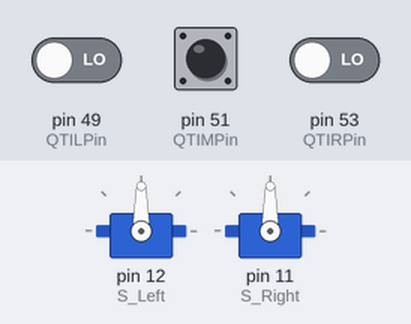
A sketch run on a simulated Arduino Mega 2560, built with avr-gcc and run on an emulated ATmega2560. On the bench: 2 × servo. The inputs (shaded band) are chosen by the test bench; at power-on: pin 51 (QTIMPin) LOW, pin 49 (QTILPin) LOW, pin 53 (QTIRPin) LOW. What the sketch prints to the serial monitor is not drawn.

Above: at 0.1 s.
At 2.2 s:
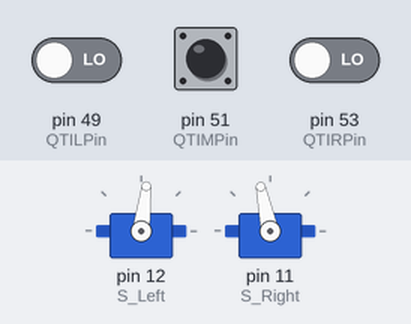
2.3 s: pin 51 (QTIMPin) pulsed HIGH 2 times (0.12 s each, 0.3 s apart)
At 2.47 s:
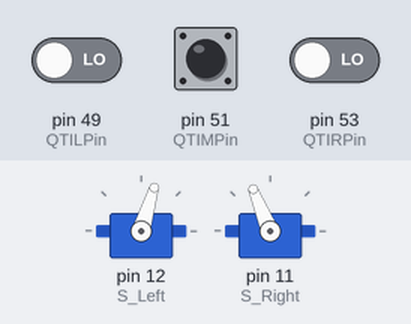
Timing chart, 0 to 5.3 s (numbered marks = the images above; inputs shaded):
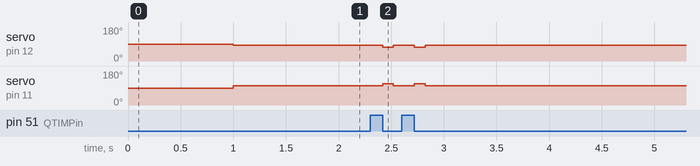

Measured:
- after the input at 2.3 s, servo on pin 12 (S_Left): alternates 83° for 0.20 s and 73° for 0.10 s, 4 changes in all, then stays 83°, starting after 0.12 s; servo on pin 11 (S_Right): alternates 112° for 0.10 s and 102° for 0.20 s, 4 changes in all, then stays 102°, starting after 0.12 s

The sketch:

IDCIntegration.ino
```cpp
#include <Servo.h>
#define BUFSIZE    15  // Size of receive buffer (in bytes) (10-byte unique ID + null character)
#define RFID_START  0x02  // RFID Reader Start and Stop bytes
#define RFID_STOP   0x03


int QTILPin = 49;
int QTIMPin = 51;
int QTIRPin = 53;
int thres = 2000;
int del = 100;
int numOfTags = 0;
int count = 0;

Servo S_Left;
Servo S_Right;


void setup() {

  Serial.begin(9600);
  Serial.flush();   // wait for all bytes to be transmitted to the Serial Monitor
  Serial2.begin(9600);//Initialize the Communication port
  Serial1.begin(9600); // Inintialize the RFID serial port

  while (!Serial);   // wait until ready
  Serial.println("RFID Card Reader");

  S_Left.attach(12);
  S_Right.attach(11);

  delay(1000);
}

void loop() {

  // LINE FOLLOWING CODE
  long QTILValue = rcTime(QTILPin);
  long QTIMValue = rcTime(QTIMPin);
  long QTIRValue = rcTime(QTIRPin);

  S_Right.writeMicroseconds(1300);
  S_Left.writeMicroseconds(1700);

  if (QTILValue > thres && QTIMValue > thres && QTIRValue > thres && count < 5) {
    stopMoving();
    go();
    count += 1;
    Serial.println(count);
    delay(500);
  }
  if (QTILValue > thres && QTIMValue > thres && QTIRValue > thres && count >= 5) {
    stopMoving();
    delay(100000000);
  }
  else if (QTILValue < thres && QTIMValue < thres && QTIRValue > thres) {
    right();
  }
  else if (QTILValue > thres && QTIMValue < thres && QTIRValue < thres) {
    left();
  }
  else if (QTILValue < thres && QTIMValue > thres && QTIRValue < thres) {
    go();
  }
  else if (QTILValue < thres && QTIMValue < thres && QTIRValue < thres) {
    S_Right.writeMicroseconds(1600);
    S_Left.writeMicroseconds(1400);
  }
  else if (QTILValue < thres && QTIMValue > thres && QTIRValue > thres) {
    sright();
  }
  else if (QTILValue > thres && QTIMValue > thres && QTIRValue < thres) {
    sleft();
  }
  delay(100);
}

void stopMoving() {
  checkRfid();
  S_Right.writeMicroseconds(1500);
  S_Left.writeMicroseconds(1500);
  delay(1000);
}

void left() {
  S_Left.writeMicroseconds(1500);
  S_Right.writeMicroseconds(1450);
}

void sleft() {
  S_Left.writeMicroseconds(1485);
  S_Right.writeMicroseconds(1470);
}

void right() {
  S_Left.writeMicroseconds(1525);
  S_Right.writeMicroseconds(1550);
}

void sright() {
  S_Left.writeMicroseconds(1515);
  S_Right.writeMicroseconds(1530);
}

void go() {
  S_Right.writeMicroseconds(1700);
  S_Left.writeMicroseconds(1300);
}

long rcTime(int pin) {
  pinMode(pin, OUTPUT);
  digitalWrite(pin, HIGH);
  delayMicroseconds(230);
  pinMode(pin, INPUT);
  digitalWrite(pin, LOW); long
  time = micros();
  while (digitalRead(pin));
  time = micros() - time;
  return time;
}

void checkRfid() {
  char rfidData[BUFSIZE];  // Buffer for incoming data
  char offset = 0;         // Offset into buffer
  rfidData[0] = 0;         // Clear the buffer
  while (1) {

    if (Serial1.available() > 0) { // If there are any bytes available to read, then the RFID Reader has probably seen a valid tag
//
//      rfidData[offset] = Serial1.read();  // Get the byte and store it in our buffer
//      Serial1.flush();
//      if (rfidData[offset] == RFID_START)    // If we receive the start byte from the RFID Reader, then get ready to receive the tag's unique ID
//      {
//        offset = -1;     // Clear offset (will be incremented back to 0 at the end of the loop)
//      }
//      else if (rfidData[offset] == RFID_STOP)  // If we receive the stop byte from the RFID Reader, then the tag's entire unique ID has been sent
//      {
//        rfidData[offset] = 0; // Null terminate the string of bytes we just received              // Break out of the loop
//      }

      offset++;  // Increment offset into array
      if (offset >= BUFSIZE) offset = 0; // If the incoming data string is longer than our buffer, wrap around to avoid going out-of-bound
      Serial.println("detected");
      Serial.flush();
      delay(100);
      //    return("TAG DETECTED");
    }
    else {
      Serial.println("none");
      //    return ("No Tag Detected");
    }
    delay(200);
  }
}
```
